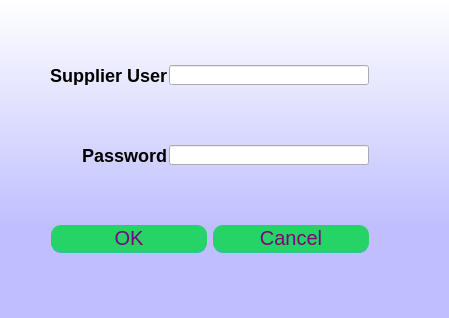
<?xml version="1.0" encoding="UTF-8"?>
<ui version="4.0">
 <class>Dialog</class>
 <widget class="QDialog" name="Dialog">
  <property name="geometry">
   <rect>
    <x>0</x>
    <y>0</y>
    <width>449</width>
    <height>318</height>
   </rect>
  </property>
  <property name="sizePolicy">
   <sizepolicy hsizetype="Fixed" vsizetype="Fixed">
    <horstretch>0</horstretch>
    <verstretch>0</verstretch>
   </sizepolicy>
  </property>
  <property name="minimumSize">
   <size>
    <width>449</width>
    <height>318</height>
   </size>
  </property>
  <property name="maximumSize">
   <size>
    <width>449</width>
    <height>318</height>
   </size>
  </property>
  <property name="windowTitle">
   <string>Supplier Login</string>
  </property>
  <property name="styleSheet">
   <string notr="true">QPushButton {
	width: 150%;
height:20px;
	padding: 3%;
	background:#25D366;
	border-bottom: 2px solid #30C29E;
	border-top-style: none;
	border-right-style: none;
	border-left-style: none;	
	color: #fff;
 border-radius: 10px;
font-size:20px;
color:purple;
}
QPushButton:pressed {
    background: darkgreen;
}

QLabel{
font-size:18px;
font-family:&quot;Times New Roman&quot;;
font-weight: bold;
}
QDialog{
background-color: qlineargradient(spread:reflect, x1:0.5, y1:1, x2:0.5, y2:0, stop:0.289773 rgba(191, 191, 255, 255), stop:1 rgba(255, 255, 255, 255));
}</string>
  </property>
  <layout class="QGridLayout" name="gridLayout">
   <item row="3" column="1">
    <widget class="QLabel" name="label_2">
     <property name="sizePolicy">
      <sizepolicy hsizetype="Fixed" vsizetype="Fixed">
       <horstretch>0</horstretch>
       <verstretch>0</verstretch>
      </sizepolicy>
     </property>
     <property name="minimumSize">
      <size>
       <width>150</width>
       <height>20</height>
      </size>
     </property>
     <property name="maximumSize">
      <size>
       <width>150</width>
       <height>20</height>
      </size>
     </property>
     <property name="text">
      <string>Password</string>
     </property>
     <property name="alignment">
      <set>Qt::AlignRight|Qt::AlignTrailing|Qt::AlignVCenter</set>
     </property>
    </widget>
   </item>
   <item row="1" column="2" colspan="3">
    <widget class="QLineEdit" name="lineEdit">
     <property name="sizePolicy">
      <sizepolicy hsizetype="Fixed" vsizetype="Fixed">
       <horstretch>0</horstretch>
       <verstretch>0</verstretch>
      </sizepolicy>
     </property>
     <property name="minimumSize">
      <size>
       <width>200</width>
       <height>20</height>
      </size>
     </property>
     <property name="maximumSize">
      <size>
       <width>200</width>
       <height>20</height>
      </size>
     </property>
    </widget>
   </item>
   <item row="1" column="1">
    <widget class="QLabel" name="label">
     <property name="sizePolicy">
      <sizepolicy hsizetype="Fixed" vsizetype="Fixed">
       <horstretch>0</horstretch>
       <verstretch>0</verstretch>
      </sizepolicy>
     </property>
     <property name="minimumSize">
      <size>
       <width>150</width>
       <height>20</height>
      </size>
     </property>
     <property name="maximumSize">
      <size>
       <width>150</width>
       <height>20</height>
      </size>
     </property>
     <property name="text">
      <string>Supplier User</string>
     </property>
     <property name="alignment">
      <set>Qt::AlignRight|Qt::AlignTrailing|Qt::AlignVCenter</set>
     </property>
    </widget>
   </item>
   <item row="7" column="1" colspan="3">
    <widget class="QDialogButtonBox" name="buttonBox">
     <property name="standardButtons">
      <set>QDialogButtonBox::Cancel|QDialogButtonBox::Ok</set>
     </property>
    </widget>
   </item>
   <item row="3" column="2" colspan="2">
    <widget class="QLineEdit" name="lineEdit_2">
     <property name="sizePolicy">
      <sizepolicy hsizetype="Fixed" vsizetype="Fixed">
       <horstretch>0</horstretch>
       <verstretch>0</verstretch>
      </sizepolicy>
     </property>
     <property name="minimumSize">
      <size>
       <width>200</width>
       <height>20</height>
      </size>
     </property>
     <property name="maximumSize">
      <size>
       <width>200</width>
       <height>20</height>
      </size>
     </property>
     <property name="echoMode">
      <enum>QLineEdit::Password</enum>
     </property>
    </widget>
   </item>
   <item row="4" column="0" colspan="5">
    <spacer name="verticalSpacer_4">
     <property name="orientation">
      <enum>Qt::Vertical</enum>
     </property>
     <property name="sizeHint" stdset="0">
      <size>
       <width>20</width>
       <height>40</height>
      </size>
     </property>
    </spacer>
   </item>
   <item row="2" column="0" colspan="5">
    <spacer name="verticalSpacer_3">
     <property name="orientation">
      <enum>Qt::Vertical</enum>
     </property>
     <property name="sizeHint" stdset="0">
      <size>
       <width>20</width>
       <height>40</height>
      </size>
     </property>
    </spacer>
   </item>
   <item row="0" column="0" colspan="5">
    <spacer name="verticalSpacer_2">
     <property name="orientation">
      <enum>Qt::Vertical</enum>
     </property>
     <property name="sizeHint" stdset="0">
      <size>
       <width>20</width>
       <height>40</height>
      </size>
     </property>
    </spacer>
   </item>
   <item row="8" column="1" colspan="4">
    <spacer name="verticalSpacer">
     <property name="orientation">
      <enum>Qt::Vertical</enum>
     </property>
     <property name="sizeHint" stdset="0">
      <size>
       <width>20</width>
       <height>40</height>
      </size>
     </property>
    </spacer>
   </item>
  </layout>
 </widget>
 <resources/>
 <connections/>
</ui>
